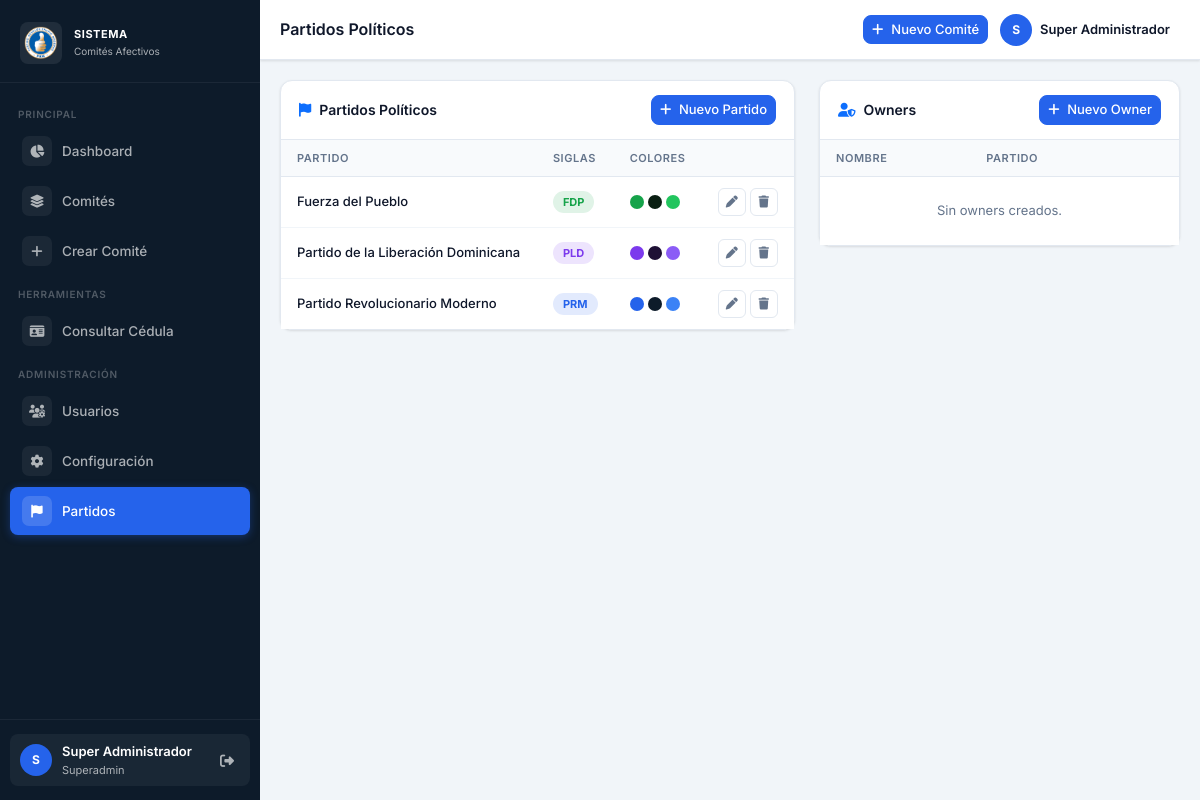
/partidos.php (signed in), run on the app's committed database.
### tables this page shows
CREATE TABLE IF NOT EXISTS partidos (
    id INT AUTO_INCREMENT PRIMARY KEY,
    nombre VARCHAR(100) NOT NULL,
    siglas VARCHAR(20),
    logo LONGBLOB,
    color_primario VARCHAR(7) DEFAULT '#2563eb',
    color_sidebar  VARCHAR(7) DEFAULT '#0d1b2a',
    color_accent   VARCHAR(7) DEFAULT '#3b82f6',
    activo BOOLEAN DEFAULT TRUE,
    fecha_creacion TIMESTAMP DEFAULT CURRENT_TIMESTAMP
);

### includes/auth.php (called while the page is built, shortened)
<?php
function esOwner()          { return isset($_SESSION['usuario_rol']) && in_array($_SESSION['usuario_rol'], ['owner','superadmin']); }
function esAdmin()          { return isset($_SESSION['usuario_rol']) && in_array($_SESSION['usuario_rol'], ['admin','owner','superadmin']); }
function esSuperAdmin()     { return isset($_SESSION['usuario_rol']) && $_SESSION['usuario_rol'] === 'superadmin'; }
function cargarTemaPartido() {
    if (!isset($_SESSION['partido_id'])) {
        return ['color_primario'=>'#2563eb','color_sidebar'=>'#0d1b2a','color_accent'=>'#3b82f6','nombre'=>'Sistema','siglas'=>''];
    }
    $conn = conectarDB();
    $stmt = $conn->prepare("SELECT nombre, siglas, color_primario, color_sidebar, color_accent, logo FROM partidos WHERE id=?");
    $stmt->bind_param("i", $_SESSION['partido_id']);
    $stmt->execute();
    $row = $stmt->get_result()->fetch_assoc();
    return $row ?: ['color_primario'=>'#2563eb','color_sidebar'=>'#0d1b2a','color_accent'=>'#3b82f6','nombre'=>'Sistema','siglas'=>''];
}
?>

### partidos.php (the view, shortened to what this page needs)
<?php
require_once 'includes/auth.php';
$conn = conectarDB();
$partidos = $conn->query("SELECT * FROM partidos ORDER BY nombre")->fetch_all(MYSQLI_ASSOC);
$owners   = $conn->query("SELECT u.*, p.nombre as partido_nombre FROM usuarios u LEFT JOIN partidos p ON u.partido_id=p.id WHERE u.rol='owner' ORDER BY u.nombre")->fetch_all(MYSQLI_ASSOC);
$titulo_pagina = 'Partidos Políticos';
include 'includes/header.php';
?>
<div class="row g-4">
    <div class="col-lg-7">
        <div class="card">
            <div class="card-header">
                <span><i class="fas fa-flag me-2 text-primary"></i>Partidos Políticos</span>
                <button class="btn btn-primary btn-sm" data-bs-toggle="modal" data-bs-target="#modalPartido" onclick="resetPartidoModal()">
                    <i class="fas fa-plus me-1"></i> Nuevo Partido
                </button>
            </div>
            <div class="table-responsive">
                <table class="table mb-0">
                    <thead><tr><th>Partido</th><th>Siglas</th><th>Colores</th><th></th></tr></thead>
                    <tbody>
                    <?php foreach ($partidos as $p): ?>
                    <tr>
                        <td>
                            <div class="d-flex align-items-center gap-2">
                                <span style="font-weight:500;font-size:13px;"><?php echo htmlspecialchars($p['nombre']); ?></span>
                            </div>
                        </td>
                        <td><span class="party-chip" style="background:<?php echo $p['color_primario']; ?>22;color:<?php echo $p['color_primario']; ?>"><?php echo htmlspecialchars($p['siglas']); ?></span></td>
                        <td>
                            <div class="d-flex gap-1">
                                <span class="party-color-dot" style="background:<?php echo $p['color_primario']; ?>" title="Principal"></span>
                                <span class="party-color-dot" style="background:<?php echo $p['color_sidebar']; ?>" title="Sidebar"></span>
                                <span class="party-color-dot" style="background:<?php echo $p['color_accent']; ?>" title="Acento"></span>
                            </div>
                        </td>
                        <td>
                            <div class="d-flex gap-1">
                                <button class="action-link" onclick="editarPartido(<?php echo htmlspecialchars(json_encode($p)); ?>)"><i class="fas fa-pen"></i></button>
                                <button class="action-link danger" onclick="eliminarPartido(<?php echo $p['id']; ?>,'<?php echo htmlspecialchars(addslashes($p['nombre'])); ?>')"><i class="fas fa-trash"></i></button>
                            </div>
                        </td>
                    </tr>
                    <?php endforeach; ?>
                    </tbody>
                </table>
            </div>
        </div>
    </div>
    <div class="col-lg-5">
        <div class="card">
            <div class="card-header">
                <span><i class="fas fa-user-shield me-2 text-primary"></i>Owners</span>
                <button class="btn btn-primary btn-sm" data-bs-toggle="modal" data-bs-target="#modalOwner" onclick="resetOwnerModal()">
                    <i class="fas fa-plus me-1"></i> Nuevo Owner
                </button>
            </div>
            <div class="table-responsive">
                <table class="table mb-0">
                    <thead><tr><th>Nombre</th><th>Partido</th><th></th></tr></thead>
                    <tbody>
                    <?php if (empty($owners)): ?>
                    <tr><td colspan="3" style="text-align:center;padding:24px;color:var(--text-secondary);font-size:13px;">Sin owners creados.</td></tr>
                    <?php endif; ?>
                    </tbody>
                </table>
            </div>
        </div>
    </div>
</div>
<?php include 'includes/footer.php'; ?>

### includes/header.php (shortened to what this page needs)
<?php
require_once __DIR__ . '/auth.php';
$pagina_actual = basename($_SERVER['PHP_SELF']);
$_tema = cargarTemaPartido();
$_partido_nombre = $_tema['nombre'] ?? 'Sistema';
$_logo_b64 = !empty($_tema['logo']) ? base64_encode($_tema['logo']) : '';
?>
<!DOCTYPE html>
<html lang="es">
<head>
    <link href="https://cdn.jsdelivr.net/npm/bootstrap@5.3.0/dist/css/bootstrap.min.css" rel="stylesheet">
    <link rel="stylesheet" href="https://cdnjs.cloudflare.com/ajax/libs/font-awesome/6.4.0/css/all.min.css">
</head>
<body>
<aside class="sidebar" id="sidebar">
    <div class="sidebar-brand">
        <?php if ($_logo_b64): ?>
        <img alt="Logo">
        <?php else: ?>
        <img src="logo1.png" alt="Logo">
        <?php endif; ?>
        <div>
            <div class="sidebar-brand-name"><?php echo htmlspecialchars($_partido_nombre); ?></div>
            <div class="sidebar-brand-sub">Comités Afectivos</div>
        </div>
    </div>
    <nav class="sidebar-nav">
        <div class="nav-section-label">Principal</div>
        <div class="nav-item">
            <a href="dashboard.php" class="nav-link <?php echo $pagina_actual=='dashboard.php'?'active':''; ?>">
                <span class="nav-icon"><i class="fas fa-chart-pie"></i></span>Dashboard
            </a>
        </div>
        <div class="nav-item">
            <a href="comites.php" class="nav-link <?php echo $pagina_actual=='comites.php'?'active':''; ?>">
                <span class="nav-icon"><i class="fas fa-layer-group"></i></span>Comités
            </a>
        </div>
        <div class="nav-item">
            <a href="crear_comite.php" class="nav-link <?php echo $pagina_actual=='crear_comite.php'?'active':''; ?>">
                <span class="nav-icon"><i class="fas fa-plus"></i></span>Crear Comité
            </a>
        </div>
        <div class="nav-section-label">Herramientas</div>
        <div class="nav-item">
            <a href="consultar.html" class="nav-link <?php echo $pagina_actual=='consultar.html'?'active':''; ?>">
                <span class="nav-icon"><i class="fas fa-id-card"></i></span>Consultar Cédula
            </a>
        </div>
        <?php if (esAdmin()): ?>
        <div class="nav-section-label">Administración</div>
        <div class="nav-item">
            <a href="usuarios.php" class="nav-link <?php echo $pagina_actual=='usuarios.php'?'active':''; ?>">
                <span class="nav-icon"><i class="fas fa-users-cog"></i></span>Usuarios
            </a>
        </div>
        <?php endif; ?>
        <?php if (esOwner()): ?>
        <div class="nav-item">
            <a href="config.php" class="nav-link <?php echo $pagina_actual=='config.php'?'active':''; ?>">
                <span class="nav-icon"><i class="fas fa-cog"></i></span>Configuración
            </a>
        </div>
        <?php endif; ?>
        <?php if (esSuperAdmin()): ?>
        <div class="nav-item">
            <a href="partidos.php" class="nav-link <?php echo $pagina_actual=='partidos.php'?'active':''; ?>">
                <span class="nav-icon"><i class="fas fa-flag"></i></span>Partidos
            </a>
        </div>
        <?php endif; ?>
    </nav>
    <div class="sidebar-footer">
        <div class="sidebar-user">
            <div class="sidebar-avatar"><?php echo strtoupper(substr($_SESSION['usuario_nombre']??'U',0,1)); ?></div>
            <div class="sidebar-user-info">
                <div class="sidebar-user-name"><?php echo htmlspecialchars($_SESSION['usuario_nombre']??'Usuario'); ?></div>
                <div class="sidebar-user-role"><?php echo ucfirst($_SESSION['usuario_rol']??'usuario'); ?></div>
            </div>
            <a href="logout.php" class="sidebar-logout" title="Cerrar sesión"><i class="fas fa-sign-out-alt"></i></a>
        </div>
    </div>
</aside>
<div class="main-wrapper" id="mainWrapper">
    <header class="topbar">
        <div class="topbar-left">
            <h1 class="page-title"><?php echo isset($titulo_pagina)?htmlspecialchars($titulo_pagina):'Dashboard'; ?></h1>
        </div>
        <div class="topbar-right">
            <a href="crear_comite.php" class="btn btn-primary btn-sm d-none d-md-inline-flex align-items-center gap-2">
                <i class="fas fa-plus"></i> Nuevo Comité
            </a>
            <?php if (isset($_SESSION['usuario_id'])): ?>
            <div class="topbar-user">
                <div class="topbar-avatar"><?php echo strtoupper(substr($_SESSION['usuario_nombre']??'U',0,1)); ?></div>
                <span class="topbar-user-name"><?php echo htmlspecialchars($_SESSION['usuario_nombre']??''); ?></span>
            </div>
            <?php endif; ?>
        </div>
    </header>
    <main class="page-content">

### includes/footer.php (shortened to what this page needs)
    </main>
</div>
</body>
</html>

### partidos.php (style rules this page uses)
.party-chip { display:inline-flex;align-items:center;gap:6px;padding:3px 10px;border-radius:20px;font-size:11px;font-weight:700; }
.action-link { width:28px;height:28px;border-radius:6px;display:inline-flex;align-items:center;justify-content:center;font-size:12px;border:1px solid var(--border);color:var(--text-secondary);background:none;cursor:pointer;transition:all .15s; }
.party-color-dot { width:14px;height:14px;border-radius:50%;display:inline-block; }

### data on the page
partidos: nombre "Fuerza del Pueblo", siglas "FDP"
partidos: nombre "Partido de la Liberación Dominicana", siglas "PLD"
partidos: nombre "Partido Revolucionario Moderno", siglas "PRM"

### other printed values
$_partido_nombre "SISTEMA"
substr($_SESSION['usuario_nombre']??'U',0,1) "S"
$_SESSION['usuario_nombre'] "Super Administrador"
$_SESSION['usuario_rol'] "Superadmin"
$titulo_pagina "Partidos Políticos"
